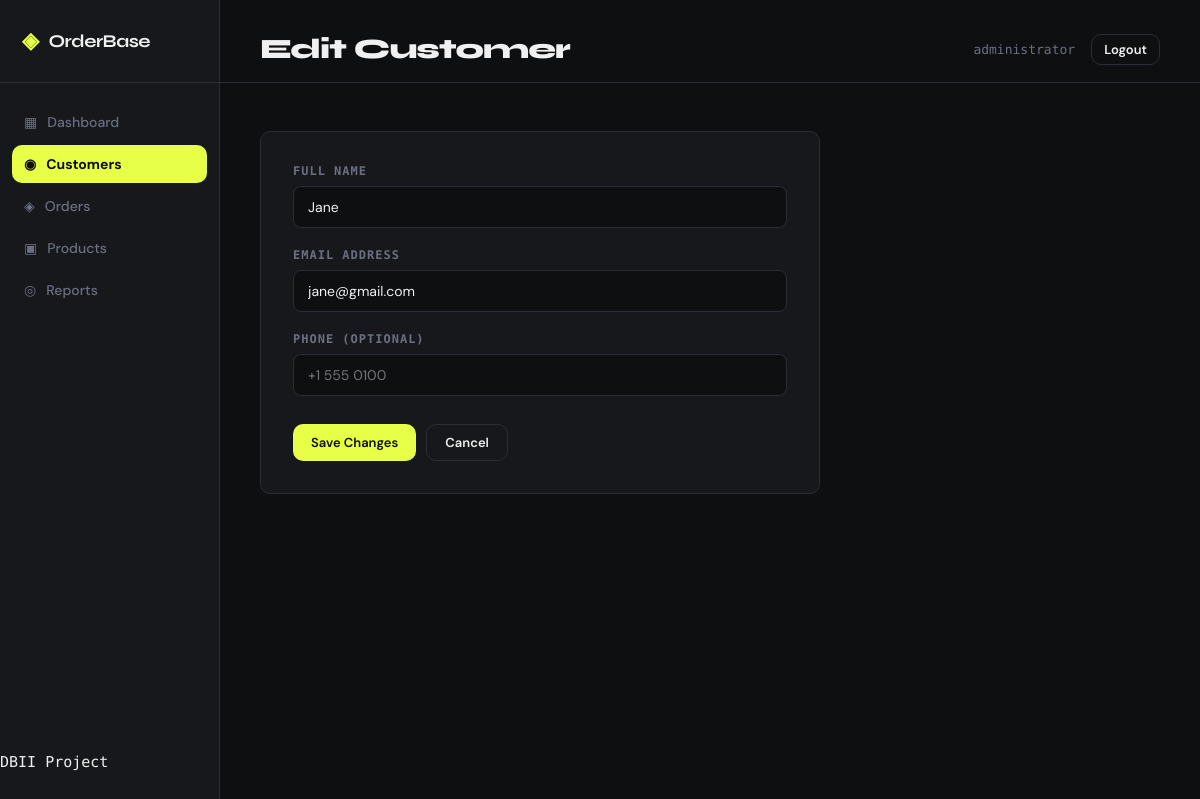
/customers/edit/1 (signed in), run on the app's committed database.
### models.py (models this page shows)
class User(db.Model, UserMixin):
    __tablename__ = 'users'
    id       = db.Column(db.Integer, primary_key=True)
    username = db.Column(db.String(80), unique=True, nullable=False)
    email    = db.Column(db.String(120), unique=True, nullable=False)
    password = db.Column(db.String(200), nullable=False)
    role     = db.Column(db.String(20), default='user')
    def is_admin(self):
        return self.role == 'admin'

class Customer(db.Model):
    __tablename__ = 'customers'
    id    = db.Column(db.Integer, primary_key=True)
    name  = db.Column(db.String(100), nullable=False)
    email = db.Column(db.String(120), unique=True, nullable=False)
    phone = db.Column(db.String(20))
    orders = db.relationship('Order', backref='customer', lazy=True, cascade='all, delete-orphan')

### app.py (the view, shortened to what this page needs)
@app.route('/customers/edit/<int:id>', methods=['GET', 'POST'])
@login_required
@admin_required
def edit_customer(id):
    customer = Customer.query.get_or_404(id)
    return render_template('customer_form.html', customer=customer)

### app.py (called while the page is built)
@login_manager.user_loader
def load_user(user_id):
    return User.query.get(int(user_id))

def admin_required(f):
    @wraps(f)
    def decorated_function(*args, **kwargs):
        if not current_user.is_authenticated or not current_user.is_admin():
            flash('You need admin privileges to access this page.', 'error')
            return redirect(url_for('index'))
        return f(*args, **kwargs)
    return decorated_function

### templates/customer_form.html (shortened to what this page needs)
{% extends 'base.html' %}  {% block page_title %}{{ 'Edit Customer' if
customer else 'New Customer' }}{% endblock %} {% block content %}
<div class="form-card">
  <form method="POST">
    <div class="form-group">
      <label>Full Name</label>
      <input
        type="text"
        name="name"
        value="{{ customer.name if customer else '' }}"
        placeholder="e.g. Jane Smith"
        required />
    </div>
    <div class="form-group">
      <label>Email Address</label>
      <input
        type="email"
        name="email"
        value="{{ customer.email if customer else '' }}"
        placeholder="jane@example.com"
        required />
    </div>
    <div class="form-group">
      <label>Phone (optional)</label>
      <input
        type="text"
        name="phone"
        value="{{ customer.phone if customer else '' }}"
        placeholder="+1 555 0100" />
    </div>
    <div class="form-actions">
      <button type="submit" class="btn btn-primary">
        {{ 'Save Changes' if customer else 'Add Customer' }}
      </button>
      <a href="{{ url_for('customers') }}" class="btn btn-ghost">Cancel</a>
    </div>
  </form>
</div>
{% endblock %}

### templates/base.html (shortened to what this page needs)
<!doctype html>
<html lang="en">
  <head>
    <link
      rel="stylesheet"
      href="{{ url_for('static', filename='style.css') }}" />
  </head>
  <body>
    <div class="layout">
      <aside class="sidebar">
        <div class="brand">
          <span class="brand-icon">◈</span>
          <span class="brand-name">OrderBase</span>
        </div>
        <nav class="nav">
          <a
            href="{{ url_for('index') }}"
            class="nav-item {% if request.endpoint == 'index' %}active{% endif %}">
            <span class="nav-icon">▦</span> Dashboard
          </a>
          <a
            href="{{ url_for('customers') }}"
            class="nav-item {% if 'customer' in request.endpoint %}active{% endif %}">
            <span class="nav-icon">◉</span> Customers
          </a>
          <a
            href="{{ url_for('orders') }}"
            class="nav-item {% if request.endpoint in ['orders', 'new_order', 'edit_order', 'delete_order'] %}active{% endif %}">
            <span class="nav-icon">◈</span> Orders
          </a>
          {% if current_user.is_authenticated and current_user.is_admin() %}
          <a
            href="{{ url_for('products') }}"
            class="nav-item {% if 'product' in request.endpoint %}active{% endif %}">
            <span class="nav-icon">▣</span> Products
          </a>
          <a
            href="{{ url_for('reports') }}"
            class="nav-item {% if request.endpoint == 'reports' %}active{% endif %}">
            <span class="nav-icon">◎</span> Reports
          </a>
          {% endif %}
        </nav>
        <div class="sidebar-footer">
          <span class="mono">DBII Project</span>
        </div>
      </aside>
      <main class="main">
        <div class="topbar">
          <h1 class="page-title">
            {% block page_title %}Dashboard{% endblock %}
          </h1>
          <div class="topbar-user">
            {% if current_user.is_authenticated %}
            <span class="user-email">{{ current_user.username }}</span>
            <form
              method="POST"
              action="{{ url_for('logout') }}"
              style="display: inline">
              <button type="submit" class="btn btn-ghost btn-small">
                Logout
              </button>
            </form>
            {% else %}
            <a href="{{ url_for('login') }}" class="btn btn-ghost btn-small"
              >Login</a
            >
            {% endif %}
          </div>
        </div>
        <div class="content">{% block content %}{% endblock %}</div>
      </main>
    </div>
  </body>
</html>

### static/style.css (style rules this page uses)
*, *::before, *::after { box-sizing: border-box; margin: 0; padding: 0; }
:root { --bg: #0e0f11; --surface: #16181c; --surface2: #1e2128; --border: #2a2d35; --accent: #e8ff47; --accent2: #47c8ff; --danger: #ff4d6d; --success: #47ffb2; --info: #47c8ff; --text: #f0f0f0; --muted: #6b7080; --sidebar-w: 220px; --radius: 10px; --font-head: "Syne", sans-serif; --font-body: "DM Sans", sans-serif; --font-mono: "DM Mono", monospace; }
body { background: var(--bg); color: var(--text); font-family: var(--font-body); font-size: 15px; min-height: 100vh; }
.layout { display: flex; min-height: 100vh; }
.sidebar { width: var(--sidebar-w); background: var(--surface); border-right: 1px solid var(--border); display: flex; flex-direction: column; padding: 28px 0; position: fixed; top: 0; left: 0; bottom: 0; }
.brand { display: flex; align-items: center; gap: 10px; padding: 0 22px 28px; border-bottom: 1px solid var(--border); font-family: var(--font-head); font-weight: 700; font-size: 18px; letter-spacing: -0.5px; }
.brand-icon { color: var(--accent); font-size: 22px; }
.nav { padding: 20px 12px; display: flex; flex-direction: column; gap: 4px; flex: 1; }
.nav-item { display: flex; align-items: center; gap: 10px; padding: 10px 12px; border-radius: var(--radius); color: var(--muted); text-decoration: none; font-weight: 500; font-size: 14px; transition: all 0.15s; }
.nav-item.active { background: var(--accent); color: #0e0f11; font-weight: 700; }
.nav-item.active .nav-icon { color: #0e0f11; }
.main { margin-left: var(--sidebar-w); flex: 1; display: flex; flex-direction: column; min-height: 100vh; }
.topbar { padding: 32px 40px 16px; display: flex; justify-content: space-between; align-items: center; gap: 20px; border-bottom: 1px solid var(--border); margin-bottom: 20px; }
.page-title { font-family: var(--font-head); font-weight: 800; font-size: 28px; letter-spacing: -1px; flex: 1; }
.content { padding: 28px 40px 48px; }
.btn { display: inline-flex; align-items: center; gap: 6px; padding: 9px 18px; border-radius: var(--radius); font-size: 13px; font-weight: 600; cursor: pointer; border: none; text-decoration: none; transition: all 0.15s; font-family: var(--font-body); }
.btn-primary { background: var(--accent); color: #0e0f11; }
.btn-ghost { background: transparent; color: var(--text); border: 1px solid var(--border); }
.form-card { background: var(--surface); border: 1px solid var(--border); border-radius: var(--radius); padding: 32px; max-width: 560px; }
.form-group { margin-bottom: 20px; }
label { display: block; font-size: 12px; font-weight: 600; letter-spacing: 1px; text-transform: uppercase; color: var(--muted); margin-bottom: 8px; font-family: var(--font-mono); }
input, select { width: 100%; padding: 11px 14px; background: var(--bg); border: 1px solid var(--border); border-radius: 8px; color: var(--text); font-size: 14px; font-family: var(--font-body); transition: border 0.15s; outline: none; }
.form-actions { display: flex; gap: 10px; margin-top: 28px; }
.mono { font-family: var(--font-mono); }
a { color: var(--accent2); text-decoration: none; }
.topbar-user { display: flex; align-items: center; gap: 16px; white-space: nowrap; }
.user-email { font-size: 13px; color: var(--muted); font-family: var(--font-mono); }
.btn-small { padding: 6px 12px; font-size: 13px; }

### data on the page
User: username "administrator"
Customer: name "Jane", email "jane@gmail.com"

### other printed values
{{ 'Edit Customer' if
customer else 'New Customer' }} "Edit Customer"
{{ 'Save Changes' if customer else 'Add Customer' }} "Save Changes"
